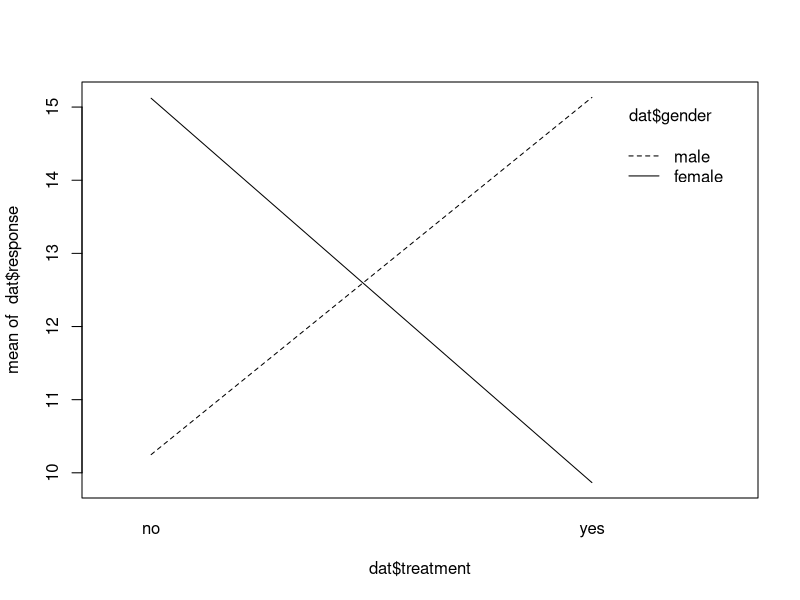
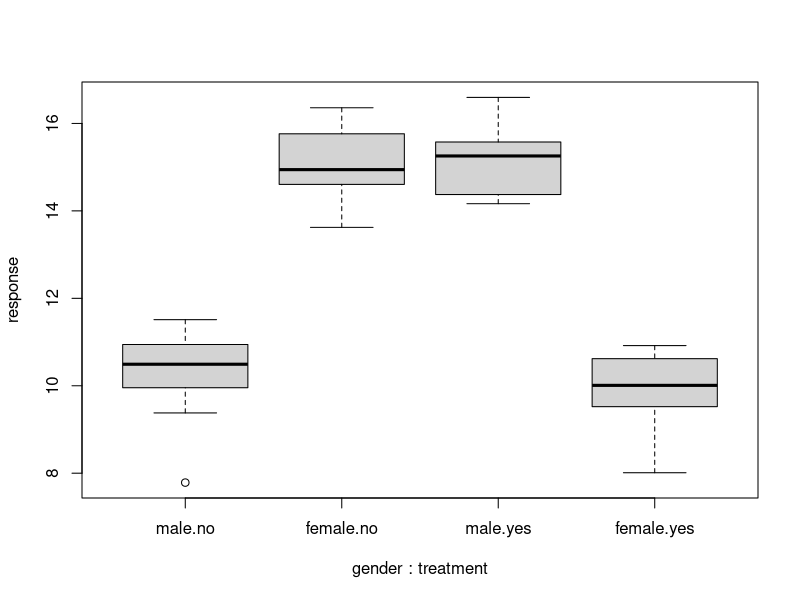
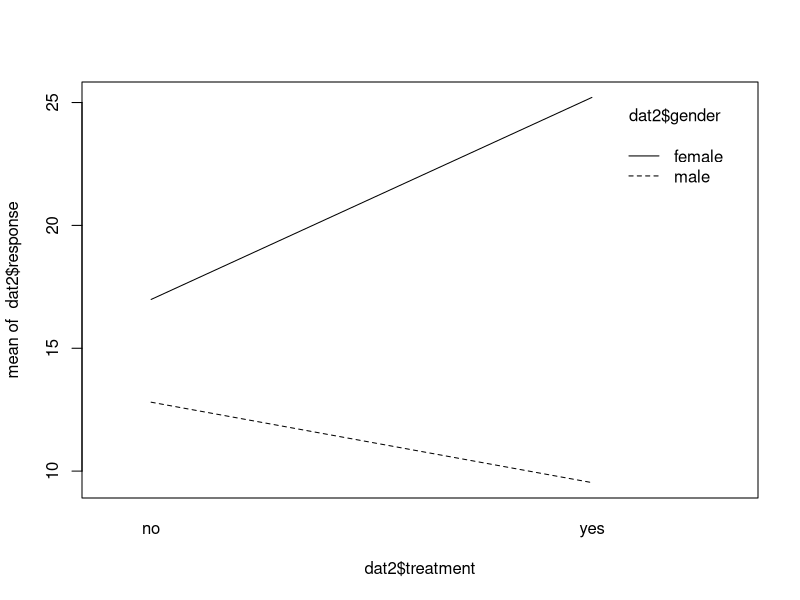
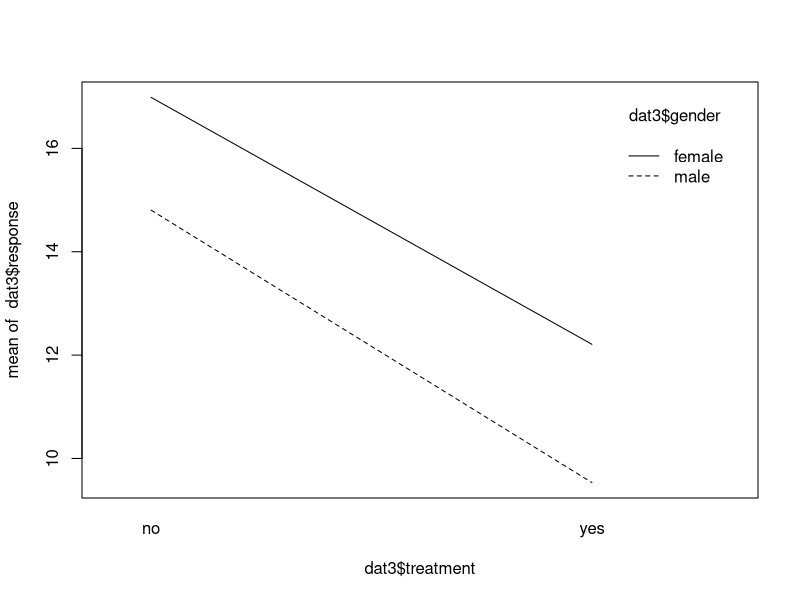

These figures' R source, in order:
## ---- chunk 1
knitr::opts_chunk$set(cache = FALSE)
knitr::opts_chunk$set(echo = TRUE)
knitr::opts_chunk$set(fig.path = "img/")
library(dplyr)
## ---- chunk 2
gender <- gl(n = 2, k = 20, labels = c("male","female"))
gender
## ---- chunk 3
treatment <- as.factor(rep(c("yes","no"), each = 10, times = 2))
treatment
## ---- chunk 4
set.seed(1)
response <- c(
  rnorm(n = 20, mean = rep(c(15,10), each = 10)),
  rnorm(n = 20, mean = rep(c(10,15), each = 10))
)

response
## ---- chunk 5
dat <- data.frame(gender, treatment, response)
head(dat)
## ---- chunk 6
aggregate(response ~ gender, data = dat, mean)
aggregate(response ~ treatment, data = dat, mean)
## ---- chunk 7
dat %>%
  group_by(gender, treatment) %>%
  summarise(mean = mean(response))
## ---- chunk 8
interaction.plot(
  x.factor = dat$treatment,
  trace.factor = dat$gender,
  response = dat$response
)
## ---- chunk 9
boxplot(response ~ gender * treatment, data = dat)
## ---- chunk 10
aov1 <- aov(response ~ treatment * gender, data = dat)
summary(aov1)
## ---- chunk 11
model.tables(aov1, type = "means")
## ---- chunk 12
lm1 <- lm(response ~ treatment * gender, data = dat)
summary(lm1)
## ---- chunk 13
anova(lm1)
## ---- chunk 14
set.seed(12)
response <- c(
  rnorm(n = 20, mean = rep(c(10,13), each = 10)),
  rnorm(n = 20, mean = rep(c(25,17), each = 10))
)

dat2 <- data.frame(gender, treatment, response)
interaction.plot(
  x.factor = dat2$treatment, 
  trace.factor = dat2$gender,
  response = dat2$response
)
## ---- chunk 15
aov2 <- aov(response ~ treatment * gender, data = dat2)
summary(aov2)
## ---- chunk 16
set.seed(12)
response <- c(
  rnorm(n = 20, mean = rep(c(10,15), each = 10)),
  rnorm(n = 20, mean = rep(c(12,17), each = 10))
)

dat3 <- data.frame(gender, treatment, response)
interaction.plot(
  x.factor = dat3$treatment, 
  trace.factor = dat3$gender,
  response = dat3$response
)
## ---- chunk 17
summary(aov(response ~ treatment * gender, data = dat3))
## ---- chunk 18
Sys.time()
## ---- chunk 19
sessionInfo()
